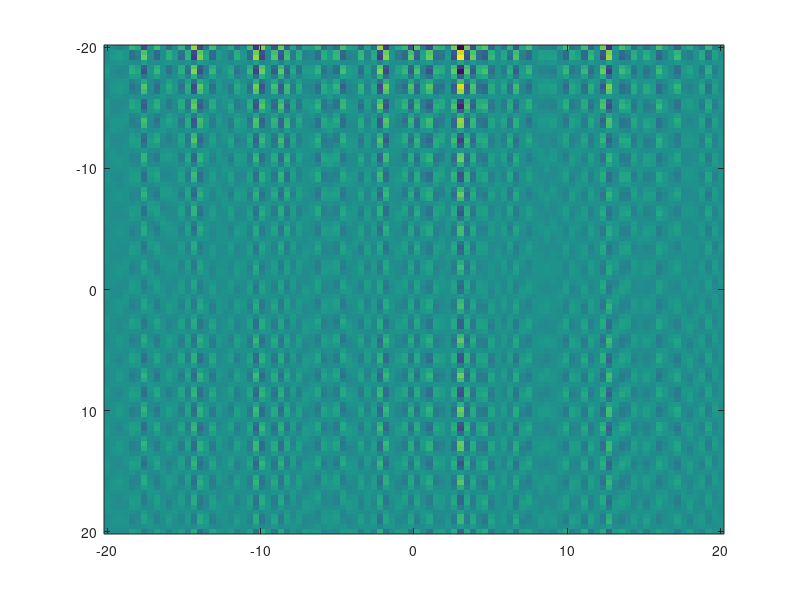

MATLAB code for this plot:
a = 1;b=1;
[s1,s2] = meshgrid( linspace(-20,20,100),linspace(-20,20,100));

% s=linspace(0,10,1000);
% s1 = zeros(1,1000);
% s2=s-s1;
sigma = 1- 4*a*b * cosh((s1+s2)/4).^2./(a*cosh(s1/2)+b*cosh(s2/2)).^2;
    rat2 = 4*tanh((s1+s2)/4)/(1+sigma * tanh((s1+s2)/4)^2);

figure;imagesc(linspace(-20,20,100),linspace(-20,20,100),rat2)
% 
% figure;surf(s1,s2,sigma)

% figure;plot(s,1./(coth(s/4).*(1+ sigma./coth(s/4).^2)/4))